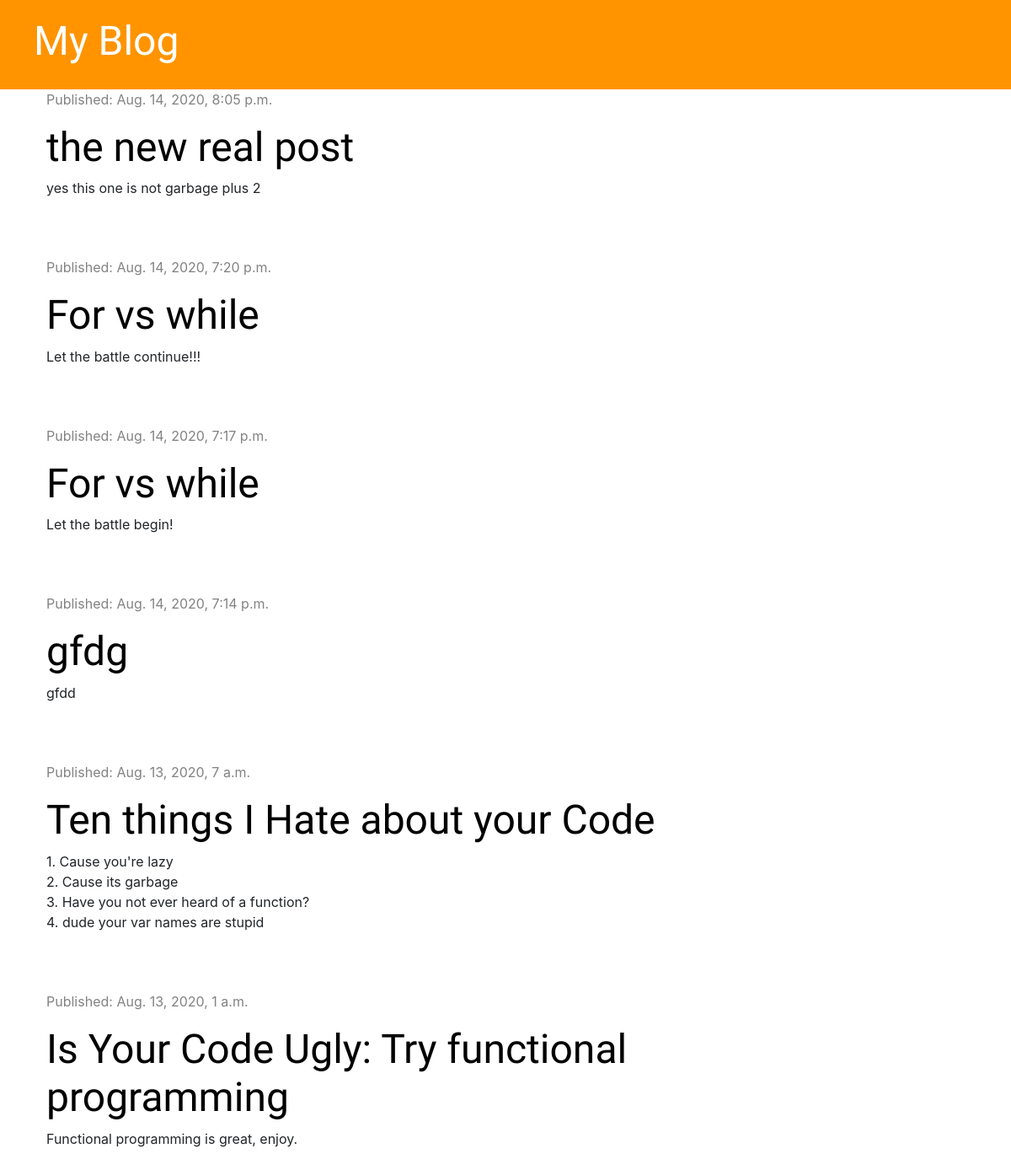
Before: / with the older database file.
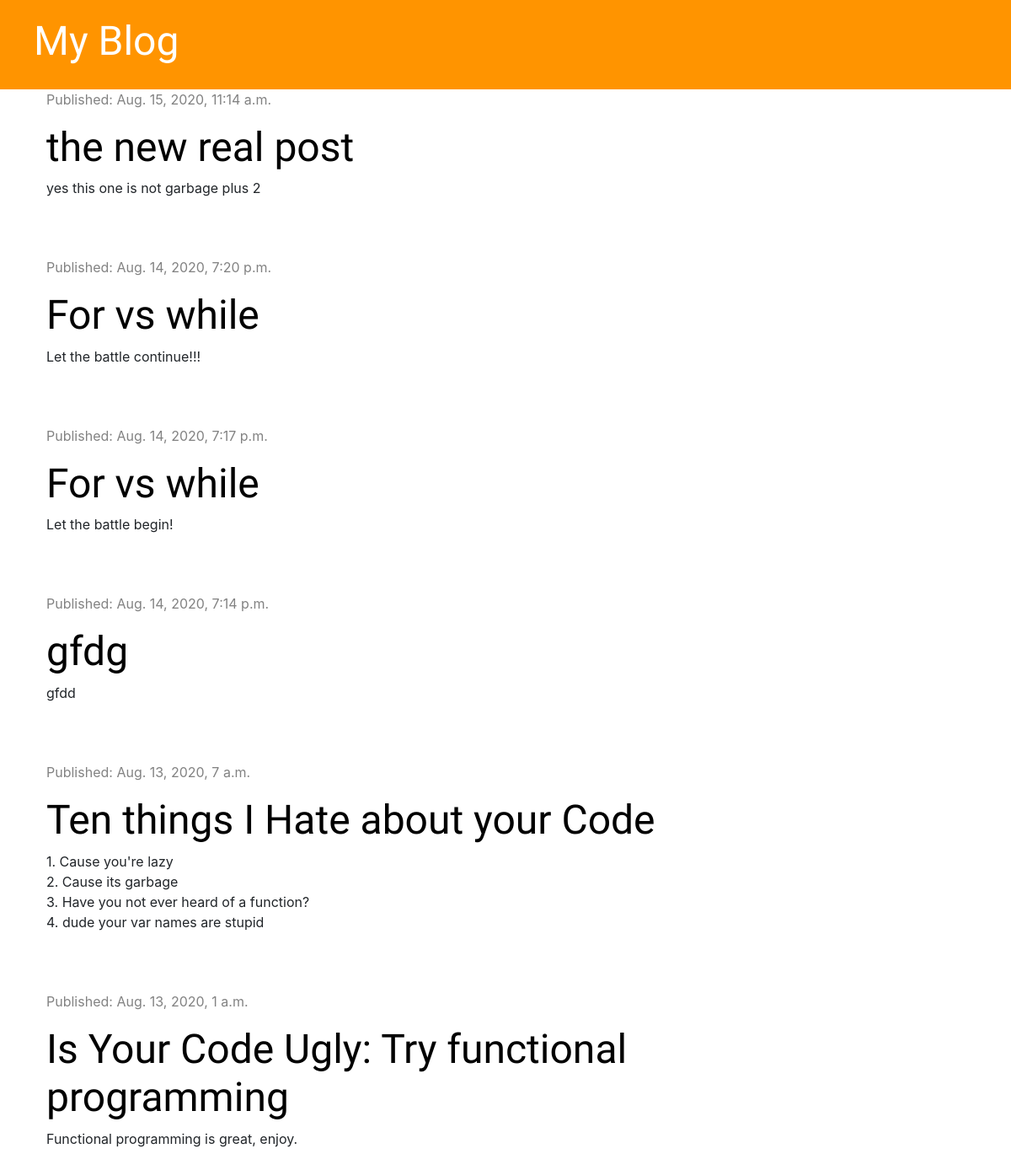
After: the same page with the newer database file.
### blog/models.py (models this page shows, shortened)
class Post(models.Model):
    author = models.ForeignKey('auth.User', on_delete=models.CASCADE)
    title = models.CharField(max_length=200)
    text = models.TextField()
    created_date = models.DateTimeField(default= timezone.now)
    published_date = models.DateTimeField(blank=True, null=True)

### blog/views.py (the view)
# urls.py: path('', views.post_list, name='post_list'),
def post_list(request):
    posts = Post.objects.filter(published_date__lte=timezone.now()).order_by('-published_date')
    stuff_for_frontend = {'posts': posts}
    return render(request, 'blog/post_list.html', stuff_for_frontend)

### blog/templates/blog/post_list.html
{% extends 'blog/base.html' %}
{% block content %}
    {% for post in posts %}
    <div class="post">
        <div class="date">
            <p>Published: {{ post.published_date }}</p>
        </div>
            <h1><a href="{% url 'post_detail' pk=post.pk %}">{{ post.title }}</a></h1>
            <p>{{ post.text |linebreaksbr }}</p>
    </div>
    {% endfor %}
{% endblock %}

Changed rows visible on the page:
changed Post "the new real post": published_date "Aug. 14, 2020, 8:05 p.m." → "Aug. 15, 2020, 11:14 a.m."
